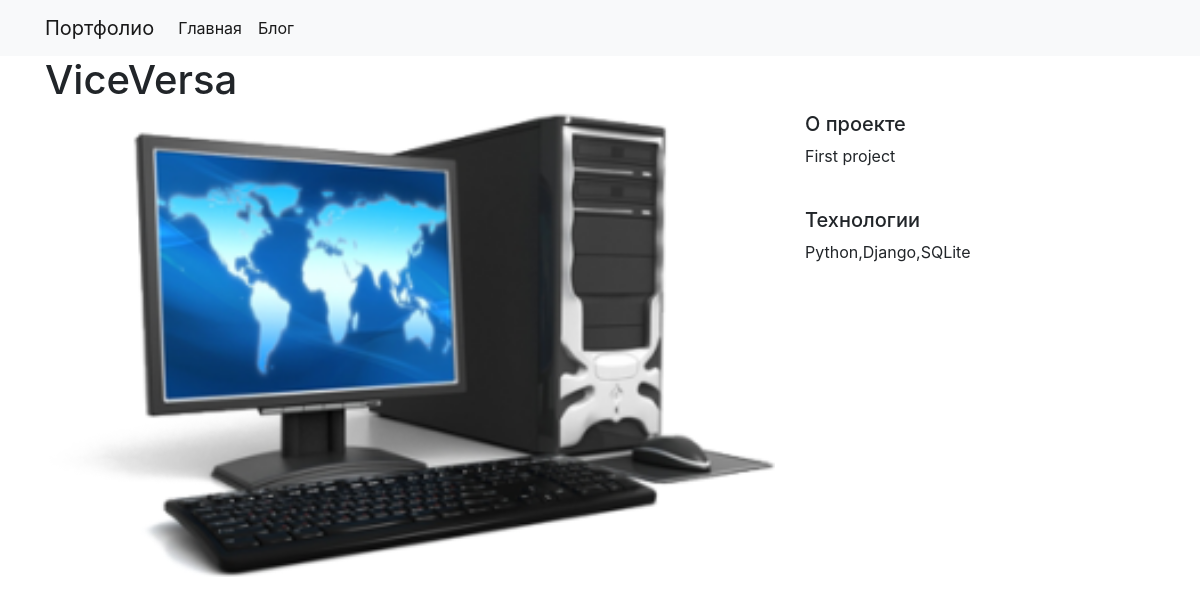
The page /projects/4/ on the database its author committed.
### project/models.py (models this page shows)
class Project(models.Model):
    title = models.CharField(max_length=100)
    description = models.TextField()
    technology = models.CharField(max_length=20)
    image = models.FileField(upload_to='img/')

### project/views.py (the view)
# urls.py: path("<int:pk>/", views.project_detail, name="project_detail"),
def project_detail(request, pk):
    project = Project.objects.get(pk=pk)
    context = {
        'project': project
    }
    return render(request, 'project_detail.html', context)

### project/templates/project_detail.html
{% extends "base.html" %}
{% load static %}
{% block page_content %}
<h1>{{ project.title }}</h1>
<div class="row">
    <div class="col-md-8">
        <img src="{% static project.image %}" alt="" width="100%">
    </div>
    <div class="col-md-4">
        <h5>О проекте</h5>
        <p>{{ project.description }}</p>
        <br>
        <h5>Технологии</h5>
        <p>{{ project.technology }}</p>
    </div>
</div>
{% endblock %}

### rows shown on the page
Project: title "ViceVersa", image (picture), description "First project", technology "Python,Django,SQLite"
